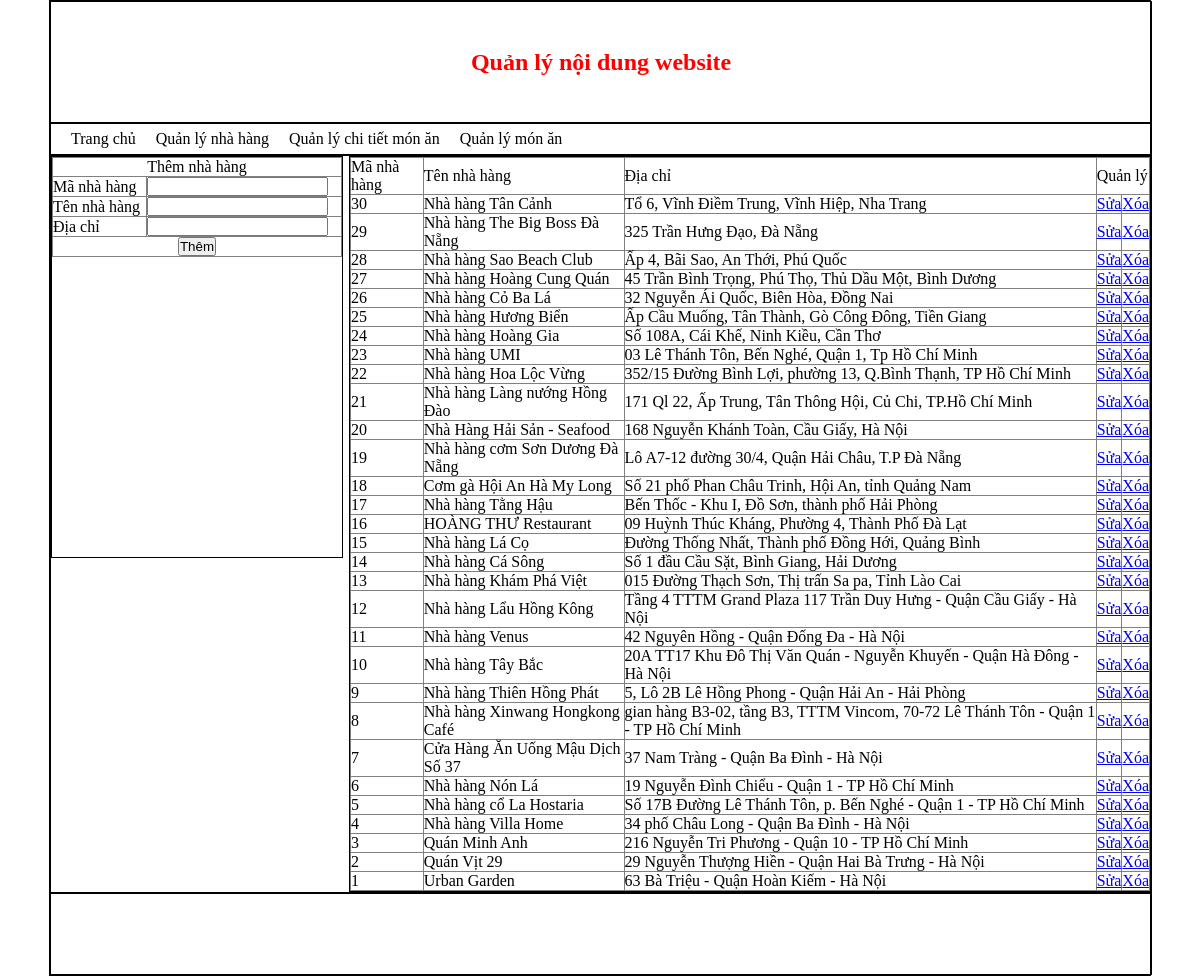
The page /admin/index.php?quanly=quanlynhahang&ac=them on the database its author committed.
### tables this page shows
CREATE TABLE `nhahang` (
  `ma_nhahang` int(11) NOT NULL,
  `tennhahang` varchar(255) NOT NULL,
  `diachi` varchar(255) NOT NULL
);

### admin/modules/quanlynhahang/lietke.php (the view)
<?php
	$sql = "select * from nhahang order by ma_nhahang desc";
	$run = mysql_query($sql);
?>
<table width="100%" border="1">
  <tbody>
    <tr>
      <td>Mã nhà hàng</td>
      <td>Tên nhà hàng</td>
      <td>Địa chỉ</td>
      <td colspan="2">Quản lý</td>
    </tr>
	<?php
		while($dong=mysql_fetch_array($run)){
	?>
    <tr>
      <td><?php echo $dong['ma_nhahang'] ?></td>
      <td><?php echo $dong['tennhahang'] ?></td>
      <td><?php echo $dong['diachi'] ?></td>
      <td><a href="index.php?quanly=quanlynhahang&ac=sua&id_nhahang=<?php echo $dong['ma_nhahang'] ?>">Sửa</a></td>
      <td><a href="modules/quanlynhahang/xuly.php?id_nhahang=<?php echo $dong['ma_nhahang'] ?>">Xóa</a></td>
    </tr>
	<?php
		}
	?>
  </tbody>
</table>

### admin/css.css (style rules this page uses)
* { padding: 0; margin: 0; }
table { border-collapse: collapse; }

### rows shown on the page
nhahang: ma_nhahang "30", tennhahang "Nhà hàng Tân Cảnh", diachi "Tổ 6, Vĩnh Điềm Trung, Vĩnh Hiệp, Nha Trang"
nhahang: ma_nhahang "29", tennhahang "Nhà hàng The Big Boss Đà Nẵng", diachi "325 Trần Hưng Đạo, Đà Nẵng"
nhahang: ma_nhahang "28", tennhahang "Nhà hàng Sao Beach Club", diachi "Ấp 4, Bãi Sao, An Thới, Phú Quốc"
nhahang: ma_nhahang "27", tennhahang "Nhà hàng Hoàng Cung Quán", diachi "45 Trần Bình Trọng, Phú Thọ, Thủ Dầu Một, Bình Dương"
nhahang: ma_nhahang "26", tennhahang "Nhà hàng Cỏ Ba Lá", diachi "32 Nguyễn Ái Quốc, Biên Hòa, Đồng Nai"
nhahang: ma_nhahang "25", tennhahang "Nhà hàng Hương Biển", diachi "Ấp Cầu Muống, Tân Thành, Gò Công Đông, Tiền Giang"
nhahang: ma_nhahang "24", tennhahang "Nhà hàng Hoàng Gia", diachi "Số 108A, Cái Khế, Ninh Kiều, Cần Thơ"
nhahang: ma_nhahang "23", tennhahang "Nhà hàng UMI", diachi "03 Lê Thánh Tôn, Bến Nghé, Quận 1, Tp Hồ Chí Minh"
nhahang: ma_nhahang "22", tennhahang "Nhà hàng Hoa Lộc Vừng", diachi "352/15 Đường Bình Lợi, phường 13, Q.Bình Thạnh, TP Hồ Chí Minh"
nhahang: ma_nhahang "21", tennhahang "Nhà hàng Làng nướng Hồng Đào", diachi "171 Ql 22, Ấp Trung, Tân Thông Hội, Củ Chi, TP.Hồ Chí Minh"
nhahang: ma_nhahang "20", tennhahang "Nhà Hàng Hải Sản - Seafood", diachi "168 Nguyễn Khánh Toàn, Cầu Giấy, Hà Nội"
nhahang: ma_nhahang "19", tennhahang "Nhà hàng cơm Sơn Dương Đà Nẵng", diachi "Lô A7-12 đường 30/4, Quận Hải Châu, T.P Đà Nẵng"
nhahang: ma_nhahang "18", tennhahang "Cơm gà Hội An Hà My Long", diachi "Số 21 phố Phan Châu Trinh, Hội An, tỉnh Quảng Nam"
nhahang: ma_nhahang "17", tennhahang "Nhà hàng Tằng Hậu", diachi "Bến Thốc - Khu I, Đồ Sơn, thành phố Hải Phòng"
nhahang: ma_nhahang "16", tennhahang "HOÀNG THƯ Restaurant", diachi "09 Huỳnh Thúc Kháng, Phường 4, Thành Phố Đà Lạt"
nhahang: ma_nhahang "15", tennhahang "Nhà hàng Lá Cọ", diachi "Đường Thống Nhất, Thành phố Đồng Hới, Quảng Bình"
nhahang: ma_nhahang "14", tennhahang "Nhà hàng Cá Sông", diachi "Số 1 đầu Cầu Sặt, Bình Giang, Hải Dương"
nhahang: ma_nhahang "13", tennhahang "Nhà hàng Khám Phá Việt", diachi "015 Đường Thạch Sơn, Thị trấn Sa pa, Tỉnh Lào Cai"
nhahang: ma_nhahang "12", tennhahang "Nhà hàng Lẩu Hồng Kông", diachi "Tầng 4 TTTM Grand Plaza 117 Trần Duy Hưng - Quận Cầu Giấy - Hà Nội"
nhahang: ma_nhahang "11", tennhahang "Nhà hàng Venus", diachi "42 Nguyên Hồng - Quận Đống Đa - Hà Nội"
nhahang: ma_nhahang "10", tennhahang "Nhà hàng Tây Bắc", diachi "20A TT17 Khu Đô Thị Văn Quán - Nguyễn Khuyến - Quận Hà Đông - Hà Nội"
nhahang: ma_nhahang "9", tennhahang "Nhà hàng Thiên Hồng Phát", diachi "5, Lô 2B Lê Hồng Phong - Quận Hải An - Hải Phòng"
nhahang: ma_nhahang "8", tennhahang "Nhà hàng Xinwang Hongkong Café", diachi "gian hàng B3-02, tầng B3, TTTM Vincom, 70-72 Lê Thánh Tôn - Quận 1 - TP Hồ Chí Minh"
nhahang: ma_nhahang "7", tennhahang "Cửa Hàng Ăn Uống Mậu Dịch Số 37", diachi "37 Nam Tràng - Quận Ba Đình - Hà Nội"
nhahang: ma_nhahang "6", tennhahang "Nhà hàng Nón Lá", diachi "19 Nguyễn Đình Chiểu - Quận 1 - TP Hồ Chí Minh"
nhahang: ma_nhahang "5", tennhahang "Nhà hàng cổ La Hostaria", diachi "Số 17B Đường Lê Thánh Tôn, p. Bến Nghé - Quận 1 - TP Hồ Chí Minh"
nhahang: ma_nhahang "4", tennhahang "Nhà hàng Villa Home", diachi "34 phố Châu Long - Quận Ba Đình - Hà Nội"
nhahang: ma_nhahang "3", tennhahang "Quán Minh Anh", diachi "216 Nguyễn Tri Phương - Quận 10 - TP Hồ Chí Minh"
nhahang: ma_nhahang "2", tennhahang "Quán Vịt 29", diachi "29 Nguyễn Thượng Hiền - Quận Hai Bà Trưng - Hà Nội"
nhahang: ma_nhahang "1", tennhahang "Urban Garden", diachi "63 Bà Triệu - Quận Hoàn Kiếm - Hà Nội"
